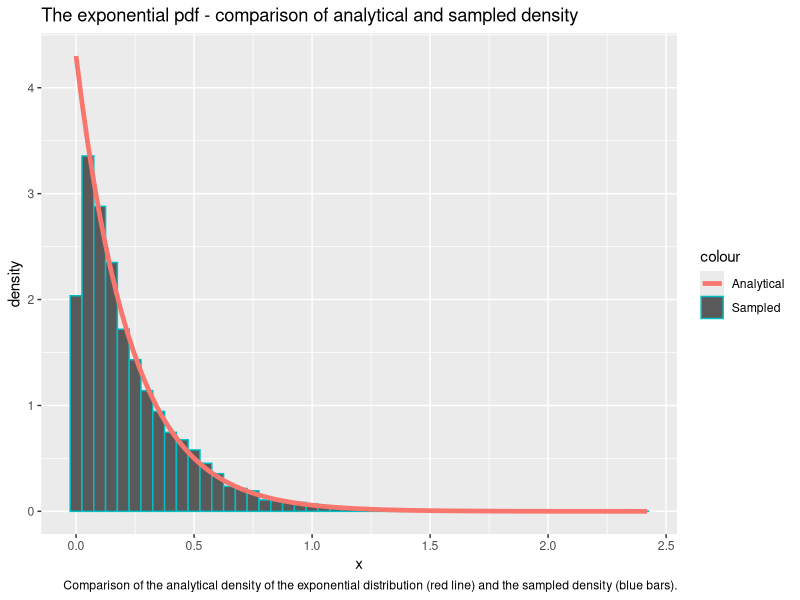
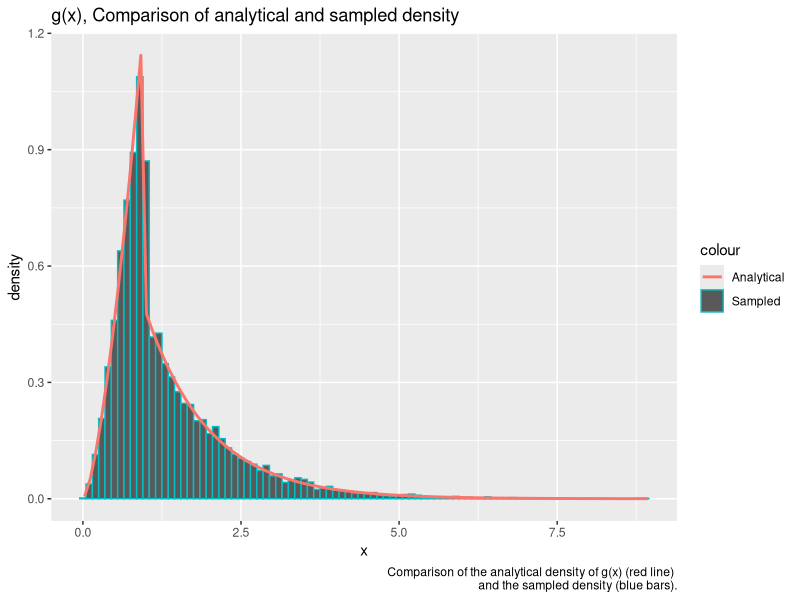
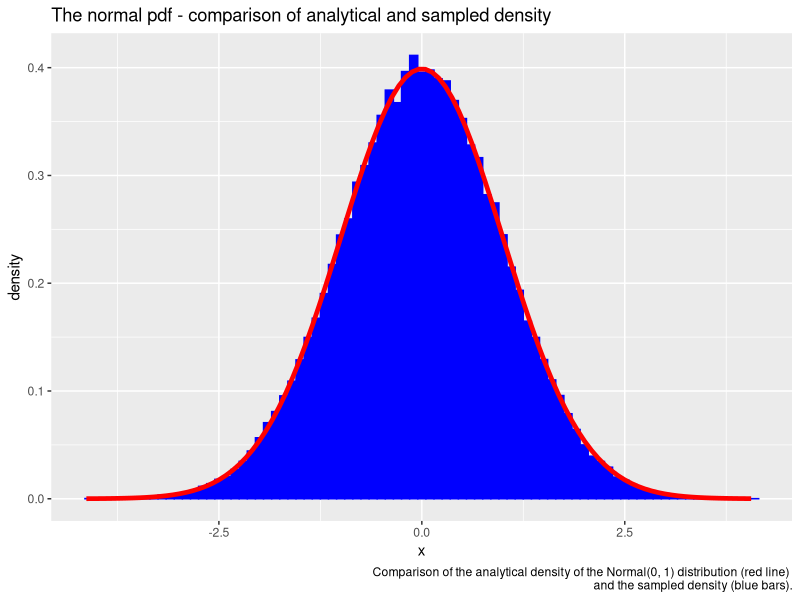
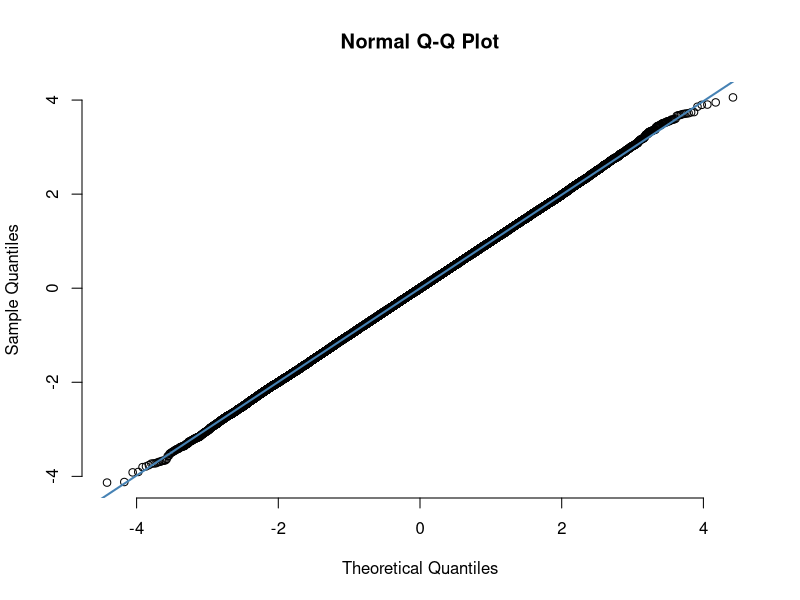
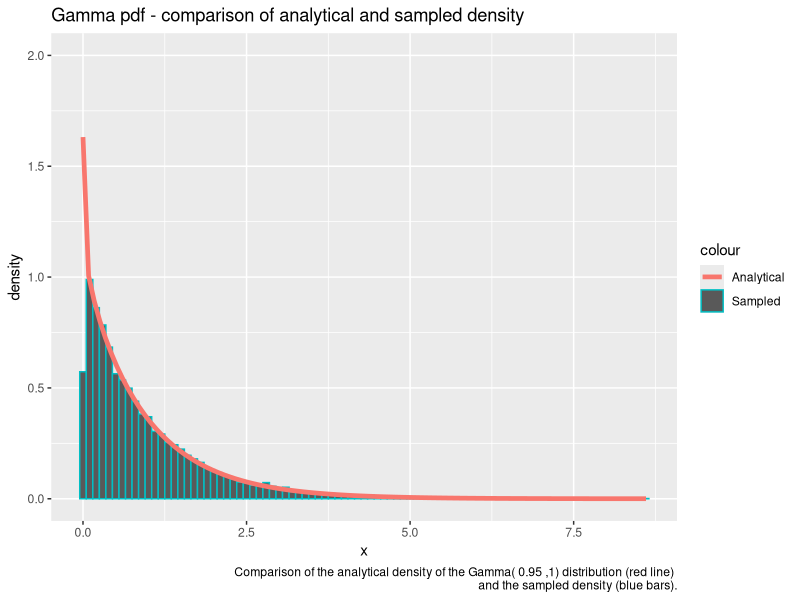
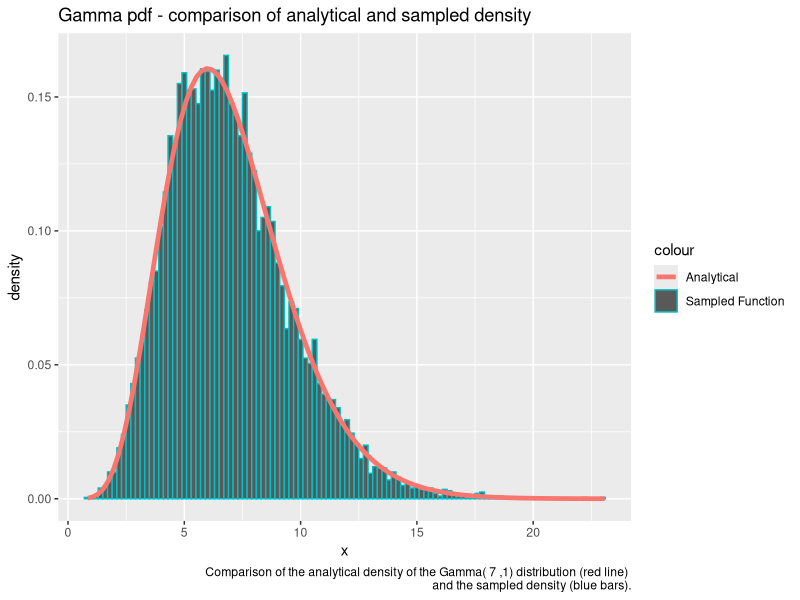
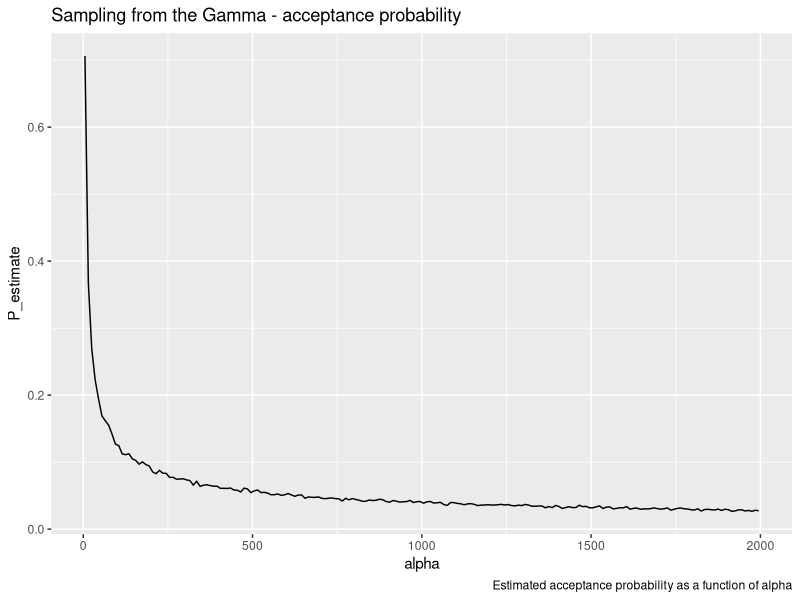
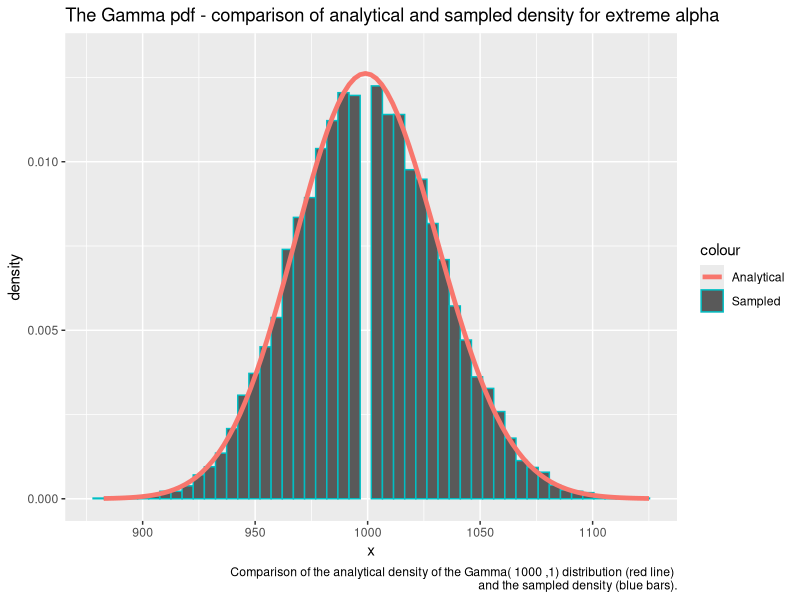

The R source for these figures, in order: (Note: this script raises an error after producing the figures.)
## ---- chunk 1
library(formatR)
showsol <- FALSE
library(knitr)
opts_chunk$set(tidy.opts = list(width.cutoff = 68), tidy = TRUE, warning = FALSE, error = FALSE, message = FALSE, echo = TRUE)
## ---- chunk 2
library(ggplot2) # Load library for plotting
exponential<- function(lambda, n=1){
  u = runif(n) # Draw uniformly distributed variables
  x = -1/lambda*log(u) # Do transformation to get exp. distr. variables 
  return(x)
}
## ---- chunk 3
n = 10000
lambda = 4.300
x = exponential(lambda,n) # Draw samples from created function
cat('Theoretical mean: ', 1/lambda,' Computed mean: ', mean(x),'\n')
cat('Theoretical variance: ', 1/lambda^2, ' Computed variance: ', var(x))
## ---- chunk 4
# Prepare generated samples for plotting by putting them in a dataframe 
df2 <- data.frame(theo=seq(0,max(x),length.out=n), x=x)
# Plot the data
ggplot(df2, aes(x = x)) + geom_histogram(aes(y = ..density.., color = "Sampled"), binwidth=0.05) + stat_function(fun=dexp,geom = "line",size=1.6,args = (mean=lambda),aes(color="Analytical")) + ggtitle("The exponential pdf - comparison of analytical and sampled density") + labs(x='x', y='density', caption='Comparison of the analytical density of the exponential distribution (red line) and the sampled density (blue bars).')
## ---- chunk 5
# The function g(x) from problem A.2
g = function(x, alpha){
  c = alpha*exp(1)/(alpha+exp(1))
  result = vector(length = length(x))
  result[x<1.] = sapply(x[x<1.], function(x) c*x^(alpha - 1))
  result[x>=1.] = sapply(x[x>=1.], function(x) c*exp(-x))
  return(as.double(result))}
# The following function returns n from the density function g(x)
# by doing inversion sampling
G_inv = function(n, alpha){
  c = alpha*exp(1)/(alpha+exp(1))
  u = runif(n)
  result = vector(length = n)
  result[u < c/alpha] = (alpha/c * u[u < c/alpha])^(1/alpha)
  result[u >= c/alpha] = -log(1/alpha + exp(-1) - u[u >= c/alpha]/c)
  return(result)}

alpha = 2.5
n = 10000
xsamples = G_inv(n, alpha) # Sample from the density function g(x) by inversion sampling
c = alpha*exp(1)/(alpha+exp(1))
mean = c/(alpha+1) + 2*c/exp(1)
cat('Theoretical mean: ', mean, ' Sampled mean: ', mean(xsamples))
## ---- chunk 6
variance = c/(alpha+2)+5*c/exp(1) - mean^2
cat('Theoretical variance: ', variance, ' Sampled variance: ', var(xsamples))
## ---- chunk 7
# Prepare generated samples for plotting by putting them in a dataframe 
df2 <- data.frame(theo=seq(0,max(xsamples),length.out=n), value=xsamples)
# Plot the data
ggplot(df2, aes(x = value)) + geom_histogram(aes(y = ..density.., color='Sampled'), binwidth=0.1) + stat_function(fun=g,geom = "line",size=1., args = (mean=alpha), alpha=1., aes(color="Analytical")) + ggtitle("g(x), Comparison of analytical and sampled density") + labs(x='x', y='density', caption=paste('Comparison of the analytical density of g(x) (red line) \n and the sampled density (blue bars).'))
## ---- chunk 8
# Function to draw n i.i.d. Normal(0,1) variables
# based on Box-Muller transform
normal <- function(n){
  x_1 <- runif(n/2)
  x_2 <- exponential(1/2, n/2)
  y_1 <- sqrt(x_2)*cos(2*pi*x_1)
  y_2 <- sqrt(x_2)*sin(2*pi*x_1)
  y <- c(y_1,y_2)
  return(y)}
## ---- chunk 9
n = 100000
x <- normal(n) # Draw n i.i.d. Normal(0,1) variables
cat('Theoretical mean: ', 0,' Computed mean: ', mean(x),'\n')
cat('Theoretical variance: ', 1, ' Computed variance: ', var(x))
## ---- chunk 10
# Prepare generated samples for plotting by putting them in a dataframe 
df2 <- data.frame(theo=seq(0,max(x),length.out=n), value=x)
# Plot the data
ggplot(df2, aes(x = value)) + geom_histogram(aes(y = ..density..), binwidth=0.1, col = 'blue', fill = 'blue') + stat_function(fun=dnorm,geom = "line",size=1.6,col="red",args = list(mean=0, sd = 1)) + ggtitle("The normal pdf - comparison of analytical and sampled density") + labs(x='x', y='density', caption=paste('Comparison of the analytical density of the Normal(0, 1) distribution (red line) \n and the sampled density (blue bars).'))
# Make a qq-plot of the generated samples
qqnorm(x, pch = 1, frame = FALSE)
qqline(x, col = "steelblue", lwd = 2)
## ---- chunk 11
# Function to draw one sample of a d-variate Normal(mu, sigma) variable
# The function uses a transformation of d i.i.d. Normal(0,1) variables
normal_d <- function(d, mu, sigma){
  x <- normal(d)
  y <- mu + t(chol(sigma))%*%x
  return(y)}
## ---- chunk 12
d = 2
n = 100000
mu = c(1,2) # Mean vector
sigma = matrix(c(2.5,3,3,10),ncol=2,nrow=2) # Covariance matrix
sample = matrix(NA, ncol = d, nrow = n) # Prepare to draw samples
for (i in 1:n){
  sample[i,] <- normal_d(d,mu,sigma) # Draw n samples
}
average = apply(sample, 2,mean)
cat('Mean vector: \n')
average
covmat = cov(sample)
cat('Covariance matrix: \n')
covmat
## ---- chunk 13
library(nortest)
# Conduct Anderson-Daling test to check normality of the data
ad.test(sample[,1])
ad.test(sample[,2])
## ---- chunk 14
small_gamma = function(alpha, n=1){
  result = vector()
  iter = 0
  sampled = 0
  c = 1/(gamma(alpha)) * (1/alpha + exp(-1))
  
  while(sampled < n){

    # Sample from g(x)
    uniform2 = runif(n)
    x = G_inv(n, alpha)
    # Compute the acceptance probabilites
    probs = dgamma(x, alpha, rate=1) / (c * as.double(g(x, alpha)))
    # Append samples where u < f(x) / c g(x)
    result = append(result, x[uniform2 <= probs])
    # Increase counters
    sampled = sampled + sum(uniform2 <= probs)
    iter = iter + n
  }
  
  iter = iter - length(result) + n
  
  return(list(samples = result[seq(1:n)], iter = iter))
}
## ---- chunk 15
alpha = 0.95
G1 <- small_gamma(alpha, 10000)
df12 = data.frame(G1)

cat('Theoretical mean: ', alpha,' Computed mean: ', mean(G1$samples),'\n')
cat('Theoretical variance: ', alpha, ' Computed variance: ', var(G1$samples))
## ---- chunk 16
ggplot(data=df12, aes(x=samples)) + geom_histogram(data=df12, aes(x=samples, y=..density.., color="Sampled"), binwidth=0.1) +  stat_function(fun=dgamma, geom = "line",size=1.6, args = list(shape=alpha, rate=1), aes(x=samples, color = "Analytical")) + ggtitle("Gamma pdf - comparison of analytical and sampled density") + ylim(0. ,2.0) + labs(x='x', y='density', caption=paste('Comparison of the analytical density of the Gamma(', alpha, ',1) distribution (red line) \n and the sampled density (blue bars).'))
## ---- chunk 17
large_gamma <- function(alpha, n=1){
  # Log transformations of a and b+
  loga = 1/2 * (alpha - 1) * (log(alpha - 1) - 1)
  logb = 1/2 * (alpha + 1) * (log(alpha + 1) - 1)
  result = vector(mode="numeric")
  
  i = 0
  iter = 0
  while (i < n){
    iter = iter + 1 
    log_x_1 = loga + log(runif(1))
    log_x_2 = logb + log(runif(1))
    # Equivalent condition of (x_1, x_2) in C_f
    if (2*log_x_1 <= (alpha - 1)*(log_x_2 - log_x_1) - exp(log_x_2 - log_x_1)){
      result = append(result, exp(log_x_2 - log_x_1))
      i = i + 1
    }
    else{}
  }
  list(samples = result, iter = iter)
}
## ---- chunk 18
alpha = 7.
G2 = large_gamma(alpha, 10000)
cat('Theoretical mean: ', alpha,' Computed mean: ', mean(G2$samples),'\n')
cat('Theoretical variance: ', alpha, ' Computed variance: ', var(G2$samples))
## ---- chunk 19
df16 = data.frame(data=G2)

ggplot(df16, aes(x=data.samples)) + geom_histogram(data=df16, aes(x = data.samples, y=..density.., color="Sampled Function"), binwidth=0.2) + stat_function(fun=dgamma,geom = "line",size=1.6,aes(color='Analytical'),args = list(shape=alpha, rate = 1)) + ggtitle("Gamma pdf - comparison of analytical and sampled density") + labs(x='x', y='density', caption=paste('Comparison of the analytical density of the Gamma(', alpha, ',1) distribution (red line) \n and the sampled density (blue bars).'))
## ---- chunk 20
iterations = c()

for (alpha in seq(2, 2000, 10)){
  # Sample 1000 gamma variables for a particular alpha
  G = large_gamma(alpha, 1000)
  # Iter is here the average over all 1000 samples
  iterations = append(iterations, G$iter)
}

df15 = data.frame(alpha = seq(5, 2000, 10), P_estimate = 1000/iterations)

ggplot(df15, aes(x = alpha, y = P_estimate)) + geom_line() + ggtitle("Sampling from the Gamma - acceptance probability") + labs(caption='Estimated acceptance probability as a function of alpha')
## ---- chunk 21
gamma2 = function(alpha, beta=1, n  = 1){
  if (alpha == 1.0){
    return(list(samples = exponential(beta, n), iter = n))
  }
  else if (alpha <= 1){
    G = small_gamma(alpha, n)
    G$samples = G$samples / beta
    return(G)
  }
  else if (alpha > 1){
    G = large_gamma(alpha, n)
    G$samples = G$samples / beta
    return(G)
  }
}

alpha = 1000
beta = 1

G = gamma2(alpha, beta, 10000)
df17 <- data.frame(G)

histo = hist(G$samples, plot=F)
ggplot(df17, aes(x = samples)) + geom_histogram(aes(y = ..density.., color='Sampled'), bins=50) + stat_function(fun=dgamma,geom = "line",size=1.6,aes(color='Analytical'),args = list(shape=alpha, rate=beta)) + ggtitle("The Gamma pdf - comparison of analytical and sampled density for extreme alpha") + ylim(0, 1.1*max(histo$density)) + labs(x='x', y='density', caption=paste('Comparison of the analytical density of the Gamma(', alpha, ',1) distribution (red line) \n and the sampled density (blue bars).'))
## ---- chunk 22
library(MCMCpack)
get_gamma_samples <- function(alpha){
  return(gamma2(alpha)$samples)
}

dirichlet <- function(alpha){
  z<- sapply(alpha,get_gamma_samples)
  x <- z/sum(z)
  return(x)
}
## ---- chunk 23
k = 5
n = 20000
x <- matrix(NA, ncol = k, nrow = n)
alpha <- exponential(1,k)
for (i in 1:n){
  x[i,] <- dirichlet(alpha)
}
cat('Theoretical mean: ', alpha/sum(alpha),'\n','Computed mean: ', apply(x,2,mean),'\n')
cat('Theoretical variance: ', alpha*(sum(alpha)-alpha)/(sum(alpha)^2*(sum(alpha)+1)),'\n', 'Computed variance: ', apply(x,2,var))
## ---- chunk 24
n <- 10000
alpha <- rep(1,k)
x <- matrix(NA, ncol = k, nrow = n)
for (i in 1:n){
  x[i,] <- dirichlet(alpha)
}
y <- as.vector(rdirichlet(n,alpha))
rfunc = data.frame(value = y)
ourfunc = data.frame(value = as.vector(x))
rfunc$type = 'R function'
ourfunc$type = 'Our function'
df = rbind(rfunc,ourfunc)
ggplot(df, aes(value, fill = type)) + 
   geom_histogram(alpha = 0.5, aes(y = ..density..), position = 'identity') + ggtitle('Comparison of Dirichlet samplers') + labs(x='x', y='density', caption=paste('Comparison of the sampled density of x_k\n sampled from our dirichlet sampler (red bars) and the sampler from MCMpack (blue bars)'))
## ---- chunk 25
df2 <- data.frame(theo=seq(0,max(x[,1]),length.out=n), value=x[,1])
ggplot(df2, aes(x = value)) + geom_histogram(aes(y = ..density.., colour = "Sampled"), 
      binwidth = 0.005) + stat_function(fun=dbeta,geom = "line",size=1.6,aes(col="Analytical"),args = list(shape1=1,shape2=k-1)) + ggtitle("Our function vs. analytical density") + labs(x='x', y='density', caption=paste('Comparison of the sampled density of x_1 sampled from our dirichlet sampler (blue bars) and the Beta distribution (red line)'))
## ---- chunk 26
f <- function(x){
  return((2+x)^125*(1-x)^38*x^34)
}

optimum = optimize(f,c(0,1),maximum = TRUE)

draw_samples <- function(n){
  samples <- rep(NA,n)
  iter = 0
  for (i in 1:n){
    finish = 0
    while(finish ==0){
      iter = iter + 1
      x_sample <- runif(1)
      alpha <- f(x_sample)/optimum$objective
      u = runif(1)
      if (u <=alpha){
        samples[i] <- x_sample
        finish <- 1
      }
    }
  }
  return(list(samples = samples, iterations = iter))
}
## ---- chunk 27
n = 10000
g <- function(x){
  return(f(x)*x)
}
f_density <- function(x){return(f(x)/integrate(f,0,1)$value)}
y <- draw_samples(n)
cat("Computed mean: ", sum(y$samples)/n, '\n')
cat("Theoretical mean: ", integrate(g,0,1)$value/integrate(f,0,1)$value, '\n')
df <- data.frame(theo=seq(0,1,length.out=n), value=y$samples)
ggplot(df, aes(x = value)) + geom_histogram(aes(y = ..density.., colour = "Sampled"), binwidth=0.001) + stat_function(fun=f_density,geom = "line",size=1.6,aes(colour="Analytical")) + ggtitle("Comparison of analytical and sampled density") + xlim(0,1) + geom_segment(x = sum(y$samples)/n, xend = sum(y$samples)/n, y = 0, yend = 100, aes(colour = "Mean"), size = 1.2, linetype = "longdash") + labs(x='x', y='density', caption=paste('Comparison of the sampled density of x_k sampled from our dirichlet sampler (red bars) and the sampler from MCMpack (blue bars)'))
## ---- chunk 28
cat("Average random numbers generated: ", y$iterations/n, '\n')
cat("Theoretical expected number: ", optimum$objective/integrate(f,0,1)$value)
## ---- chunk 29
#The new unscaled posterior target pdf, NC * f_new
unscaled_posterior_target = function(x){
  return(f_density(x)*dbeta(x, 1, 5))
}

#Compute the normalizing constant of f_new
NC_posterior = integrate(unscaled_posterior_target, 0, 1)$value

#Normalized new posterior target pdf, f_new
posterior_target = function(x){
  return(unscaled_posterior_target(x) / NC_posterior) 
}

#The density of x, f_new(x) * x
posterior_target_mean_density = function(x){
  return(x * posterior_target(x))
}

theoretical_mean = integrate(posterior_target_mean_density, 0, 1)$value

weights = posterior_target(y$samples) / f_density(y$samples)
posterior_mean = sum(y$samples*weights) / (n)
cat("IS posterior mean estimate:", posterior_mean, "\n")
cat("Analytical posterior mean:", theoretical_mean)
## ---- chunk 30
unscaled_weights = unscaled_posterior_target(y$samples) / f(y$samples)
posterior_mean_SN = sum(y$samples*unscaled_weights) / (sum(unscaled_weights))

cat("self-normalizing IS posterior mean estimate:", posterior_mean_SN, "\n")
cat("Analytical posterior mean:", theoretical_mean)
## ---- chunk 31
dbeta2 = function(x){
  return(dbeta(x, 1, 5))
}
est = sum(y$samples)/n
cat(paste('Mass left of x =',est,':', integrate(dbeta2, 0, est)$value))
